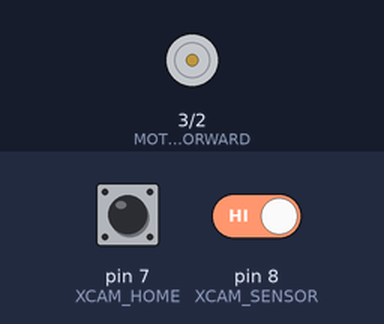
This sketch was run on a simulated Arduino Uno, built with avr-gcc and run on an emulated ATmega328P. Shown: motor-driver pin pairs drawn as motors (green arrow = first pin HIGH = forward, orange = second pin HIGH = backward, longer = more drive). The inputs (shaded band) are chosen by the test bench; at power-on: pin 7 (XCAM_HOME) HIGH, pin 8 (XCAM_SENSOR) HIGH. What the sketch prints to the serial monitor is not drawn.

Above: at 0.15 s.
Timing chart, 0 to 1.8 s (numbered marks = the images above):
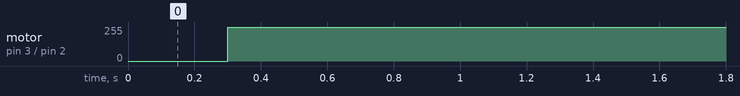

Measured:
- by itself, motor on pin 3 (MOTOR_FORWARD) / pin 2 (MOTOR_REVERSE): stopped → forward 255/255 at 0.30 s

The sketch:

Furby_Expression_Check.ino
```cpp
#include <Wire.h>
#include <SPI.h>

/***
   Red - VCC
   Brown - Ground
   orange - cam home
   yellow - Gear Rotation
   Green - Back
   Blue - reset
   purple - feed
   Gray - revers
   white forward
   black - LED
***/


#define XCAM_HOME  7
#define MOTOR_FORWARD 3
#define MOTOR_REVERSE 2
#define XCAM_SENSOR 8


int nCamPosition = 0; // Keeps track of


void setup() {
  // put your setup code here, to run once:

  pinMode( XCAM_HOME, INPUT );
  digitalWrite( XCAM_HOME, HIGH ); //pullup
  pinMode( XCAM_SENSOR, INPUT );
  digitalWrite( XCAM_SENSOR, LOW ); //pulldown

  pinMode( MOTOR_FORWARD, OUTPUT );
  digitalWrite( MOTOR_FORWARD, HIGH );
  pinMode( MOTOR_REVERSE, OUTPUT );
  digitalWrite( MOTOR_FORWARD, LOW );
  Serial.begin(9600);

} // setup

// put your main code here, to run repeatedly:
void loop() {
  if (digitalRead(XCAM_HOME) == LOW) {
    nCamPosition = 0;
  }
  digitalWrite( MOTOR_FORWARD, HIGH );
  while (digitalRead(XCAM_SENSOR) == LOW) {
    delay(1);
  }
  digitalWrite( MOTOR_FORWARD, LOW );
  Serial.println(nCamPosition);
  delay(300);
nCamPosition++;
  digitalWrite( MOTOR_FORWARD, HIGH );
  while (digitalRead(XCAM_SENSOR) == HIGH) {
    delay(1);
  }
} // loop
```
